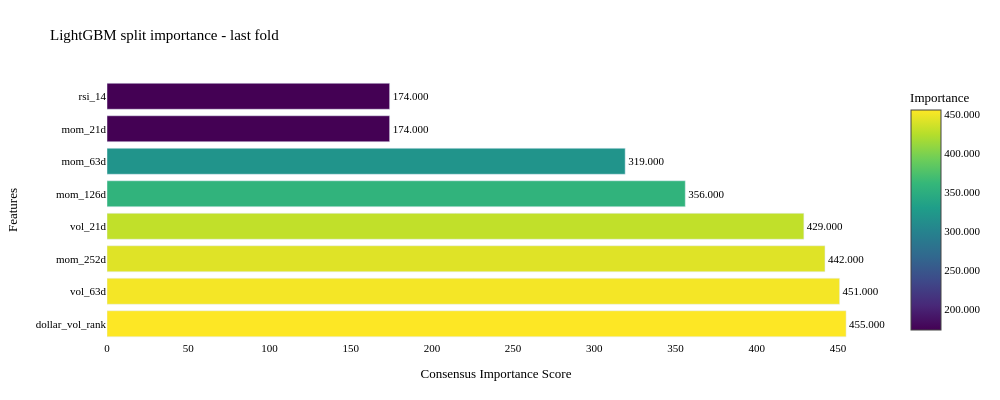

Here is the notebook cell this chart was saved with:
### Markdown cell above
## Feature importance

Cheap to compute, easy to over-read. Treat this as "what the last fold's
model leaned on," not as a causal or stable ranking across the full
18-year history - `13_model_analysis.py` in the full case study goes much
further (SHAP, permutation importance, stability across folds) than this
workshop has time for.

### Code cell
importance = pd.Series(model.feature_importances_, index=feature_cols).sort_values(ascending=False)
print(importance)

from ml4t.diagnostic.visualization.feature_plots import plot_importance_bar

importance_results = {
    "consensus_ranking": importance.index.tolist(),
    "method_results": {
        "mdi": {
            "importances": importance.to_numpy().tolist(),
            "feature_names": importance.index.tolist(),
        }
    },
}
importance_fig = plot_importance_bar(
    importance_results,
    title="LightGBM split importance - last fold",
    theme="print",
    top_n=8,
)
importance_fig.write_image(
    FIGURE_DIR / "model-feature-importance.png", width=1200, height=500, scale=2
)
importance_fig

### Figure 1 — Plotly figure (JSON) as saved in the notebook; plotly's stock layout.template omitted (floating-point values rounded to 4 significant figures)
{"data": [{"hovertemplate": "<b>%{y}</b><br>Importance: %{x:.4f}<extra></extra>", "marker": {"color": [455.0, 451.0, 442.0, 429.0, 356.0, 319.0, 174.0, 174.0], "colorbar": {"tickformat": ".3f", "title": {"text": "Importance"}}, "colorscale": [[0.0, "#440154"], [0.1111, "#482878"], [0.2222, "#3e4989"], [0.3333, "#31688e"], [0.4444, "#26828e"], [0.5556, "#1f9e89"], [0.6667, "#35b779"], [0.7778, "#6ece58"], [0.8889, "#b5de2b"], [1.0, "#fde725"]], "showscale": true}, "orientation": "h", "text": ["455.000", "451.000", "442.000", "429.000", "356.000", "319.000", "174.000", "174.000"], "textposition": "outside", "type": "bar", "x": [455.0, 451.0, 442.0, 429.0, 356.0, 319.0, 174.0, 174.0], "y": ["dollar_vol_rank", "vol_63d", "mom_252d", "vol_21d", "mom_126d", "mom_63d", "mom_21d", "rsi_14"]}], "layout": {"autosize": true, "font": {"color": "#000000", "family": "Times New Roman, serif", "size": 11}, "height": 400, "hoverlabel": {"bgcolor": "white", "font": {"family": "Times New Roman, serif", "size": 11}}, "hovermode": "closest", "margin": {"autoexpand": true, "b": 60, "l": 60, "r": 20, "t": 80}, "paper_bgcolor": "#FFFFFF", "plot_bgcolor": "#FFFFFF", "showlegend": false, "title": {"text": "LightGBM split importance - last fold"}, "width": 1000, "xaxis": {"title": {"text": "Consensus Importance Score"}}, "yaxis": {"title": {"text": "Features"}}}}
